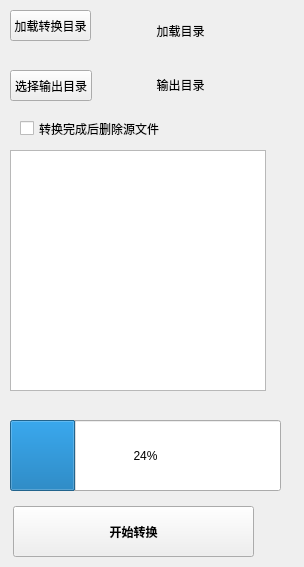
<?xml version="1.0" encoding="UTF-8"?>
<ui version="4.0">
 <class>Form</class>
 <widget class="QWidget" name="Form">
  <property name="geometry">
   <rect>
    <x>0</x>
    <y>0</y>
    <width>304</width>
    <height>567</height>
   </rect>
  </property>
  <property name="font">
   <font>
    <weight>50</weight>
    <italic>false</italic>
    <bold>false</bold>
   </font>
  </property>
  <property name="windowTitle">
   <string>缓存视频转换</string>
  </property>
  <widget class="QProgressBar" name="progress_convert">
   <property name="geometry">
    <rect>
     <x>10</x>
     <y>420</y>
     <width>271</width>
     <height>71</height>
    </rect>
   </property>
   <property name="value">
    <number>24</number>
   </property>
  </widget>
  <widget class="QLabel" name="label_dir_out">
   <property name="geometry">
    <rect>
     <x>100</x>
     <y>69</y>
     <width>161</width>
     <height>31</height>
    </rect>
   </property>
   <property name="maximumSize">
    <size>
     <width>161</width>
     <height>31</height>
    </size>
   </property>
   <property name="text">
    <string>输出目录</string>
   </property>
   <property name="alignment">
    <set>Qt::AlignCenter</set>
   </property>
  </widget>
  <widget class="QPushButton" name="btn_choice_out">
   <property name="geometry">
    <rect>
     <x>10</x>
     <y>70</y>
     <width>82</width>
     <height>31</height>
    </rect>
   </property>
   <property name="maximumSize">
    <size>
     <width>91</width>
     <height>31</height>
    </size>
   </property>
   <property name="toolTip">
    <string>选择要转码的视频文件目录</string>
   </property>
   <property name="autoFillBackground">
    <bool>false</bool>
   </property>
   <property name="text">
    <string>选择输出目录</string>
   </property>
  </widget>
  <widget class="QPushButton" name="btn_choice_load">
   <property name="geometry">
    <rect>
     <x>10</x>
     <y>10</y>
     <width>81</width>
     <height>31</height>
    </rect>
   </property>
   <property name="sizePolicy">
    <sizepolicy hsizetype="Fixed" vsizetype="Expanding">
     <horstretch>0</horstretch>
     <verstretch>0</verstretch>
    </sizepolicy>
   </property>
   <property name="maximumSize">
    <size>
     <width>91</width>
     <height>31</height>
    </size>
   </property>
   <property name="toolTip">
    <string>选择要转码的视频文件目录</string>
   </property>
   <property name="autoFillBackground">
    <bool>false</bool>
   </property>
   <property name="text">
    <string>加载转换目录</string>
   </property>
  </widget>
  <widget class="QLabel" name="label_dir_load">
   <property name="geometry">
    <rect>
     <x>100</x>
     <y>15</y>
     <width>161</width>
     <height>31</height>
    </rect>
   </property>
   <property name="maximumSize">
    <size>
     <width>161</width>
     <height>31</height>
    </size>
   </property>
   <property name="text">
    <string>加载目录</string>
   </property>
   <property name="alignment">
    <set>Qt::AlignCenter</set>
   </property>
  </widget>
  <widget class="QListView" name="list_file">
   <property name="geometry">
    <rect>
     <x>10</x>
     <y>150</y>
     <width>256</width>
     <height>241</height>
    </rect>
   </property>
   <property name="maximumSize">
    <size>
     <width>256</width>
     <height>281</height>
    </size>
   </property>
  </widget>
  <widget class="QPushButton" name="btn_go">
   <property name="geometry">
    <rect>
     <x>13</x>
     <y>506</y>
     <width>241</width>
     <height>51</height>
    </rect>
   </property>
   <property name="sizePolicy">
    <sizepolicy hsizetype="Expanding" vsizetype="Expanding">
     <horstretch>0</horstretch>
     <verstretch>0</verstretch>
    </sizepolicy>
   </property>
   <property name="maximumSize">
    <size>
     <width>300</width>
     <height>75</height>
    </size>
   </property>
   <property name="font">
    <font>
     <weight>75</weight>
     <italic>false</italic>
     <bold>true</bold>
     <strikeout>false</strikeout>
    </font>
   </property>
   <property name="cursor">
    <cursorShape>OpenHandCursor</cursorShape>
   </property>
   <property name="text">
    <string>开始转换</string>
   </property>
  </widget>
  <widget class="QCheckBox" name="chk_delete_source">
   <property name="geometry">
    <rect>
     <x>20</x>
     <y>120</y>
     <width>241</width>
     <height>17</height>
    </rect>
   </property>
   <property name="text">
    <string>转换完成后删除源文件</string>
   </property>
  </widget>
 </widget>
 <resources/>
 <connections/>
</ui>
